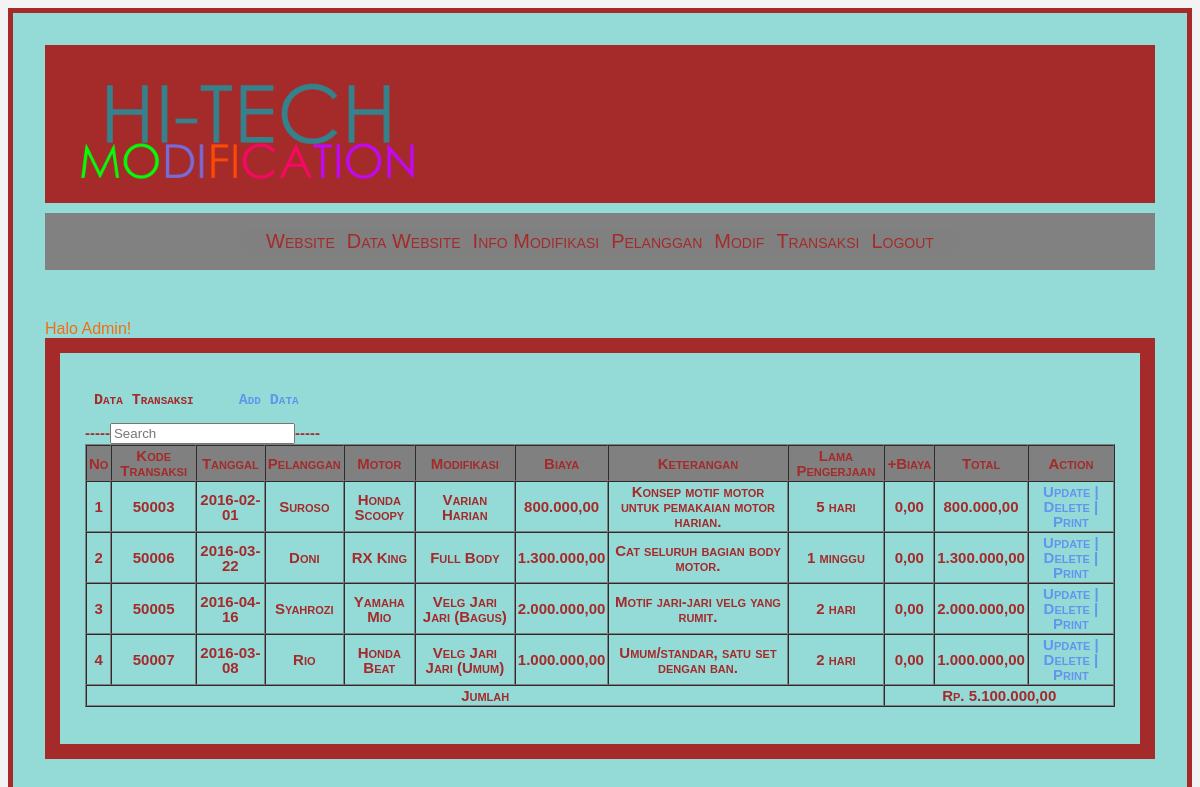
The page /transaksi/data_transaksi.php (signed in) on the database its author committed.
### tables this page shows
CREATE TABLE IF NOT EXISTS `tb_transaksi` (
  `kode_transaksi` varchar(5) NOT NULL,
  `tanggal` date NOT NULL,
  `pelanggan` varchar(30) NOT NULL,
  `motor` varchar(35) NOT NULL,
  `pilihan_modif` varchar(25) NOT NULL,
  `biaya` int(11) NOT NULL,
  `keterangan` varchar(100) NOT NULL,
  `lama_pengerjaan` varchar(30) NOT NULL,
  `tambahan_biaya` int(11) NOT NULL,
  `total_biaya` int(11) NOT NULL,
  PRIMARY KEY  (`kode_transaksi`)
);

### transaksi/data_transaksi.php (the view, shortened to what this page needs)
<?php
include "../user/menuadmin.php";
?>
<link rel="stylesheet" href="../css/style.css">
<div id="border">
<h2><pre> Data Transaksi    <a href='add_transaksi.php'> Add Data </a> </pre><h2>
<?php
$query = "SELECT * FROM tb_transaksi";
$no=1;
$result = mysql_query($query);
?>
    <form name="form1" method="get" action="cari.php">
        <pre<td> -----<td><input type="search" name="q" id="q" placeholder="Search"/>----- </td>
    </form>
<table width='100%' border='1' cellpadding='2' cellspacing='0'>
<tr bgcolor='grey'>
		<th>  No  </th>
        <th>  Kode Transaksi  </th>
        <th>  Tanggal  </th>
        <th>  Pelanggan  </th>
        <th>  Motor  </th>
        <th>  Modifikasi  </th>
        <th>  Biaya  </th>
        <th>  Keterangan  </th>
        <th>  Lama Pengerjaan  </th>
        <th>  +Biaya  </th>
        <th>  Total  </th>
        <th>  Action  </th>
    </tr>
<?php
while ($data = mysql_fetch_array($result)){
?>
  <tr align='center'>
  			<td ><?php echo$no;?></td>
            <td><?php echo $data['kode_transaksi'];?></td>
            <td><?php echo $data['tanggal'];?></td>
            <td><?php echo $data['pelanggan'];?></td>
            <td><?php echo $data['motor'];?></td>
            <td><?php echo $data['pilihan_modif'];?></td>
            <td><?php echo number_format($data['biaya'],2,",",".")?></td>
            <td><?php echo $data['keterangan'];?></td>
            <td><?php echo $data['lama_pengerjaan'];?></td>
            <td><?php echo number_format($data['tambahan_biaya'],2,",",".")?></td>
            <td><?php echo number_format($data['total_biaya'],2,",",".")?></td>
            <td>  <a href='update.php?kode_transaksi=<?php echo $data['kode_transaksi'];?>' title="Klik Disini Untuk Ubah" > Update | </a>
            <a href='delete.php?kode_transaksi=<?php echo $data['kode_transaksi'];?>' title="Klik Disini Untuk Hapus" Onclick="return confirm('Apakah Anda Yakin Hapus Record dengan Kode=<?php echo $data[kode_transaksi]?>')"> Delete |</a>
            <a href='faktur.php?kode_transaksi=<?php echo $data['kode_transaksi'];?>' title="Klik Disini Untuk Cetak" >Print</a>
      </td>
       </tr>
<?php
$no++;
}
?>
    <?php
    $query=mysql_query("select Sum(total_biaya) as jumlah from tb_transaksi");
    $row = mysql_fetch_assoc($query);
    ?>
    <tr align="center">
        <td colspan="9" >Jumlah</td>
        <td colspan="3">Rp. <?php echo number_format($row['jumlah'],2,",",".")?></td>
    </tr>
</table>
</div>

### css/menu.css (style rules this page uses)
body { font-family: 'Arial', sans-serif; background-color: #f3f3f3; }
a { text-decoration: none; color: #6495ed; }

### css/style.css (style rules this page uses)
#border { font-variant: small-caps; color: black; padding: 25px; background-color: #94dbd8; line-height: 15px; max-width: 0 auto; border: 15px solid brown; color: brown; font-size: 10px; }

### rows shown on the page
tb_transaksi: kode_transaksi "50003", tanggal "2016-02-01", pelanggan "Suroso", motor "Honda Scoopy", pilihan_modif "Varian Harian", biaya "800.000,00", keterangan "Konsep motif motor untuk pemakaian motor harian.", lama_pengerjaan "5 hari", tambahan_biaya "0,00", total_biaya "800.000,00"
tb_transaksi: kode_transaksi "50006", tanggal "2016-03-22", pelanggan "Doni", motor "RX King", pilihan_modif "Full Body", biaya "1.300.000,00", keterangan "Cat seluruh bagian body motor.", lama_pengerjaan "1 minggu", tambahan_biaya "0,00", total_biaya "1.300.000,00"
tb_transaksi: kode_transaksi "50005", tanggal "2016-04-16", pelanggan "Syahrozi", motor "Yamaha Mio", pilihan_modif "Velg Jari Jari (Bagus)", biaya "2.000.000,00", keterangan "Motif jari-jari velg yang rumit.", lama_pengerjaan "2 hari", tambahan_biaya "0,00", total_biaya "2.000.000,00"
tb_transaksi: kode_transaksi "50007", tanggal "2016-03-08", pelanggan "Rio", motor "Honda Beat", pilihan_modif "Velg Jari Jari (Umum)", biaya "1.000.000,00", keterangan "Umum/standar, satu set dengan ban.", lama_pengerjaan "2 hari", tambahan_biaya "0,00", total_biaya "1.000.000,00"

### other values the page prints
$_SESSION['level'] "Admin"
$row['jumlah'] "5.100.000,00"
